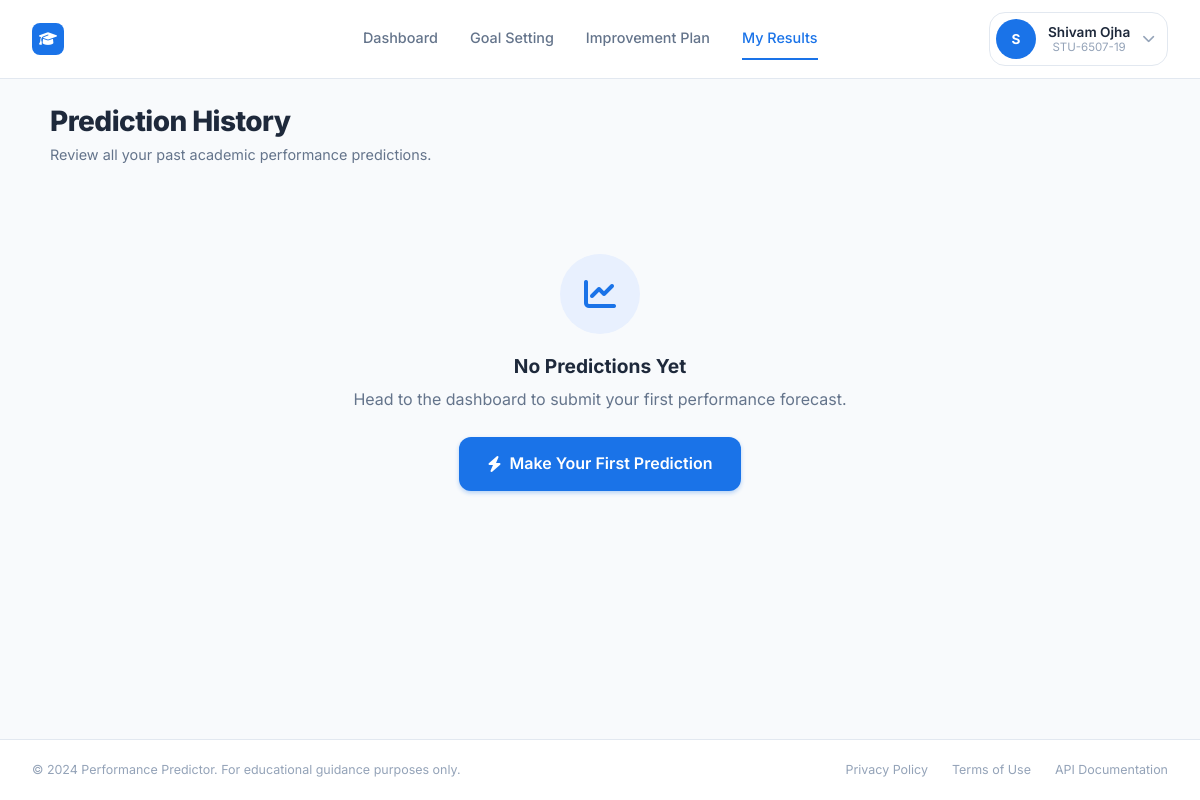
The page /student/history (signed in) on the database as committed earlier.
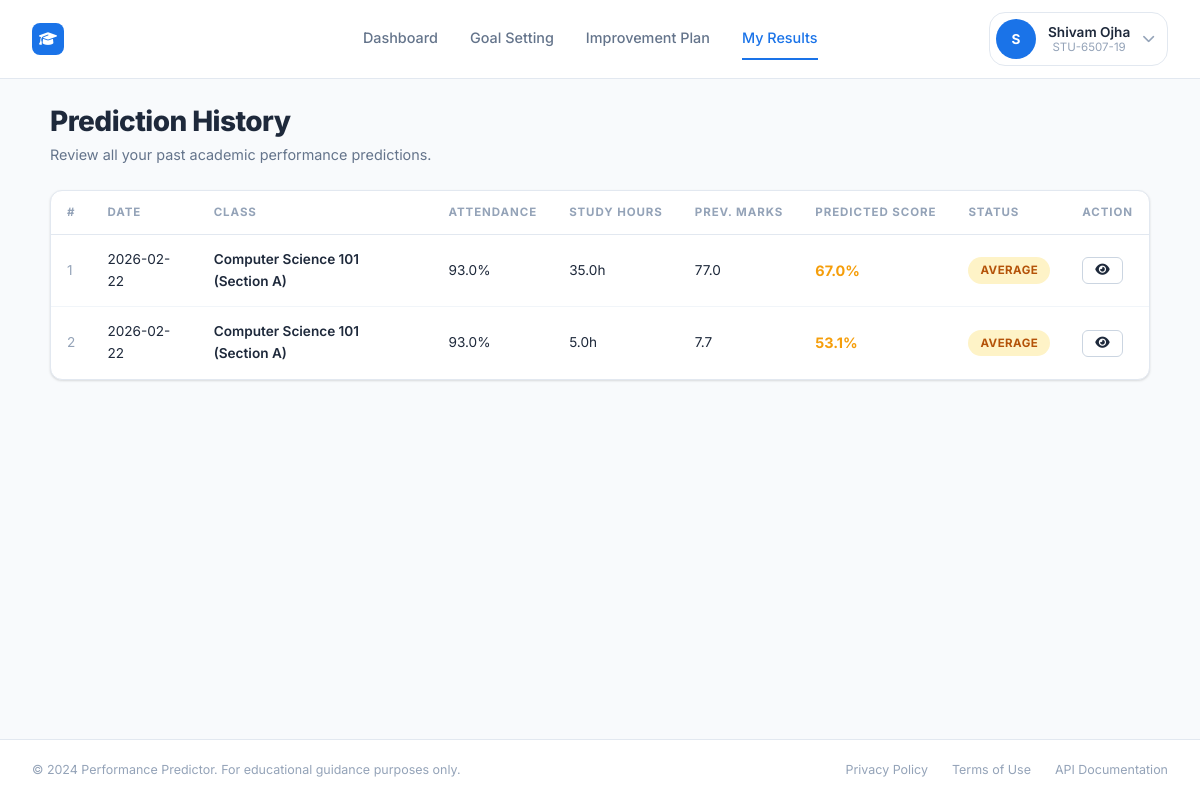
The same page on the database as committed later.
### tables this page shows
CREATE TABLE predictions (
    id INTEGER PRIMARY KEY AUTOINCREMENT,
    user_id INTEGER NOT NULL,
    attendance REAL NOT NULL,
    study_hours REAL NOT NULL,
    previous_marks REAL NOT NULL,
    assignments REAL NOT NULL,
    internal_marks REAL NOT NULL,
    class_name TEXT NOT NULL,
    predicted_score REAL NOT NULL,
    performance_label TEXT NOT NULL,
    created_at TIMESTAMP DEFAULT CURRENT_TIMESTAMP, section TEXT DEFAULT 'A', gender TEXT DEFAULT 'Male', extracurricular TEXT DEFAULT 'No', internet_access TEXT DEFAULT 'Yes', parental_education TEXT DEFAULT 'High School',
    FOREIGN KEY (user_id) REFERENCES users(id)
);

### app.py (the view)
@app.route('/student/history')
@login_required
def student_history():
    db = get_db()
    predictions = db.execute(
        'SELECT * FROM predictions WHERE user_id = ? ORDER BY created_at DESC',
        (session['user_id'],)
    ).fetchall()
    return render_template('student/history.html', predictions=predictions)

### app.py (called while the page is built)
def get_db():
    if 'db' not in g:
        g.db = sqlite3.connect(app.config['DATABASE'])
        g.db.row_factory = sqlite3.Row
    return g.db

def login_required(f):
    @wraps(f)
    def decorated(*args, **kwargs):
        if 'user_id' not in session:
            flash('Please log in to access this page.', 'warning')
            return redirect(url_for('login'))
        return f(*args, **kwargs)
    return decorated

### templates/student/history.html (shortened to what this page needs)
{% extends "base.html" %}
{% block content %}
<div class="history-page">
    <div class="page-header">
        <h1 class="page-title">Prediction History</h1>
        <p class="page-subtitle">Review all your past academic performance predictions.</p>
    </div>
    {% if predictions %}
    <div class="card">
        <div class="table-responsive">
            <table class="data-table">
                <thead>
                    <tr>
                        <th>#</th>
                        <th>Date</th>
                        <th>Class</th>
                        <th>Attendance</th>
                        <th>Study Hours</th>
                        <th>Prev. Marks</th>
                        <th>Predicted Score</th>
                        <th>Status</th>
                        <th>Action</th>
                    </tr>
                </thead>
                <tbody>
                    {% for pred in predictions %}
                    <tr>
                        <td class="text-muted">{{ loop.index }}</td>
                        <td>{{ pred.created_at[:10] if pred.created_at else 'N/A' }}</td>
                        <td><span class="text-bold">{{ pred.class_name }} (Section {{ pred.section }})</span></td>
                        <td>{{ pred.attendance|round(1) }}%</td>
                        <td>{{ pred.study_hours|round(1) }}h</td>
                        <td>{{ pred.previous_marks|round(1) }}</td>
                        <td>
                            <span class="score-highlight score-{{ pred.performance_label|lower }}">
                                {{ pred.predicted_score }}%
                            </span>
                        </td>
                        <td>
                            <span class="badge badge-{{ 'success' if pred.performance_label == 'Good' else ('warning' if pred.performance_label == 'Average' else 'danger') }}">
                                {{ pred.performance_label }}
                            </span>
                        </td>
                        <td>
                            <a href="{{ url_for('student_result', pred_id=pred.id) }}" class="btn btn-sm btn-outline" title="View Details">
                                <i class="fas fa-eye"></i>
                            </a>
                        </td>
                    </tr>
                    {% endfor %}
                </tbody>
            </table>
        </div>
    </div>
    {% else %}
    <div class="empty-state">
        <div class="empty-icon">
            <i class="fas fa-chart-line"></i>
        </div>
        <h3>No Predictions Yet</h3>
        <p>Head to the dashboard to submit your first performance forecast.</p>
        <a href="{{ url_for('student_dashboard') }}" class="btn btn-primary btn-lg">
            <i class="fas fa-bolt"></i> Make Your First Prediction
        </a>
    </div>
    {% endif %}
</div>
{% endblock %}

### templates/base.html (shortened to what this page needs)
<!DOCTYPE html>
<html lang="en">
<head>
    <link rel="stylesheet" href="https://cdnjs.cloudflare.com/ajax/libs/font-awesome/6.4.2/css/all.min.css">
    <link rel="stylesheet" href="{{ url_for('static', filename='css/style.css') }}">
</head>
<body class="{% block body_class %}{% endblock %}">
    {% if session.get('role') == 'admin' %}
    <div class="app-layout">
        <aside class="sidebar" id="sidebar">
            <div class="sidebar-brand">
                <div class="brand-icon">
                    <i class="fas fa-graduation-cap"></i>
                </div>
                <span class="brand-text">EduPredict</span>
            </div>
            <nav class="sidebar-nav">
                <a href="{{ url_for('admin_dashboard') }}" class="nav-item {% if request.endpoint == 'admin_dashboard' %}active{% endif %}">
                    <i class="fas fa-chart-pie"></i>
                    <span>Dashboard</span>
                </a>
                <a href="{{ url_for('admin_students') }}" class="nav-item {% if request.endpoint == 'admin_students' %}active{% endif %}">
                    <i class="fas fa-users"></i>
                    <span>Student Directory</span>
                </a>
                <a href="{{ url_for('admin_reports') }}" class="nav-item {% if request.endpoint == 'admin_reports' %}active{% endif %}">
                    <i class="fas fa-file-alt"></i>
                    <span>Reports</span>
                </a>
            </nav>
            <div class="sidebar-footer">
                <div class="admin-profile">
                    <div class="avatar admin-avatar">
                        <span>{{ session.get('user_name', 'A')[0] }}</span>
                    </div>
                    <div class="admin-info">
                        <span class="admin-name">{{ session.get('user_name', 'Admin') }}</span>
                        <span class="admin-role">Senior Administrator</span>
                    </div>
                </div>
            </div>
        </aside>
        <main class="main-content">
            <header class="topbar">
                <button class="hamburger" id="hamburger" onclick="document.getElementById('sidebar').classList.toggle('open')">
                    <i class="fas fa-bars"></i>
                </button>
                <div class="topbar-right">
                    <div class="search-box">
                        <i class="fas fa-search"></i>
                        <input type="text" placeholder="Search students, classes...">
                    </div>
                    <div class="topbar-actions">
                        <button class="icon-btn"><i class="fas fa-bell"></i></button>
                        <a href="{{ url_for('logout') }}" class="icon-btn" title="Logout"><i class="fas fa-sign-out-alt"></i></a>
                    </div>
                </div>
            </header>
            {% with messages = get_flashed_messages(with_categories=true) %}
            {% if messages %}
            <div class="flash-messages">
                {% for category, message in messages %}
                <div class="flash flash-{{ category }}">
                    <i class="fas fa-{% if category == 'success' %}check-circle{% elif category == 'danger' %}exclamation-circle{% elif category == 'warning' %}exclamation-triangle{% else %}info-circle{% endif %}"></i>
                    {{ message }}
                    <button class="flash-close" onclick="this.parentElement.remove()">&times;</button>
                </div>
                {% endfor %}
            </div>
            {% endif %}
            {% endwith %}
    {% elif session.get('role') == 'student' %}
    <div class="app-layout student-layout">
        <header class="student-topnav">
            <div class="brand-row">
                <div class="brand-icon small">
                    <i class="fas fa-graduation-cap"></i>
                </div>
                <span class="brand-text">PredictorHub</span>
            </div>
            <nav class="student-nav">
                <a href="{{ url_for('student_dashboard') }}" class="{% if request.endpoint == 'student_dashboard' %}active{% endif %}">Dashboard</a>
                <a href="{{ url_for('student_goal_setting') }}" class="{% if request.endpoint == 'student_goal_setting' %}active{% endif %}">Goal Setting</a>
                <a href="{{ url_for('student_improvement_plan') }}" class="{% if request.endpoint == 'student_improvement_plan' %}active{% endif %}">Improvement Plan</a>
                <a href="{{ url_for('student_history') }}" class="{% if request.endpoint == 'student_history' %}active{% endif %}">My Results</a>
            </nav>
            <div class="student-nav-right">
            <div class="student-nav-right">
                <div class="profile-dropdown">
                    <button class="profile-trigger" id="profileTrigger" onclick="toggleDropdown(event)">
                        <div class="avatar student-avatar">
                            <span>{{ session.get('user_name', 'S')[0] }}</span>
                        </div>
                        <div class="user-badge-info desktop-only">
                            <span class="user-badge-name">{{ session.get('user_name', 'Student') }}</span>
                            <span class="user-badge-id">{{ session.get('student_id', '') }}</span>
                        </div>
                        <i class="fas fa-chevron-down dropdown-arrow desktop-only"></i>
                    </button>
                </div>
            </div>
            </div>
        </header>
        <main class="main-content student-main">
    {% endif %}
    {% block content %}{% endblock %}
    {% if session.get('role') == 'admin' %}
        </main>
    </div>
    {% elif session.get('role') == 'student' %}
        </main>
        <footer class="app-footer">
            <p>&copy; 2024 Performance Predictor. For educational guidance purposes only.</p>
            <div class="footer-links">
                <a href="#">Privacy Policy</a>
                <a href="#">Terms of Use</a>
                <a href="#">API Documentation</a>
            </div>
        </footer>
    </div>
    {% endif %}
</body>
</html>

Rows that differ between the two databases and show on the page:
added predictions: created_at "2026-02-22", class_name "Computer Science 101", section "A", attendance "93.0", study_hours "35.0", previous_marks "77.0", predicted_score "67.0", performance_label "AVERAGE"
added predictions: created_at "2026-02-22", class_name "Computer Science 101", section "A", attendance "93.0", study_hours "5.0", previous_marks "7.7", predicted_score "53.1", performance_label "AVERAGE"
Other text that changed with them:
text no longer shown: "No Predictions Yet Head to the dashboard to submit your first performance forecast. Make Your First Prediction"
text now shown: "# DATE CLASS ATTENDANCE STUDY HOURS PREV. MARKS PREDICTED SCORE STATUS ACTION"
